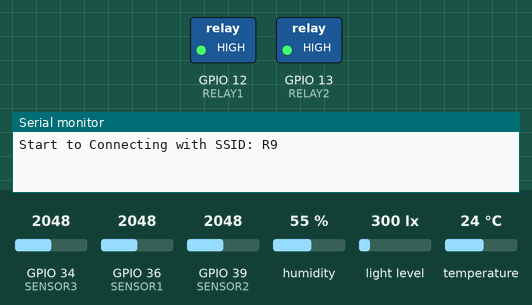
This sketch was run on a simulated ESP32. Parts: switched loads named in the sketch (green lamp = pin HIGH), the last lines printed to the serial monitor. Inputs (shaded band) come from the test bench; at power-on: GPIO 34 (SENSOR3) = 2048, GPIO 36 (SENSOR1) = 2048, GPIO 39 (SENSOR2) = 2048, humidity 55 %, light level 300 lx, temperature 24 °C. WiFi joins after 1.5 s; servers stay silent unless stated; network time is answered at once with the bench clock; the local clock reads 2024-03-15 10:24:30 at power-on unless the sketch sets it; random numbers use the default seed unless the sketch sets one.

Above: at 0.1 s.
At 5.1 s:
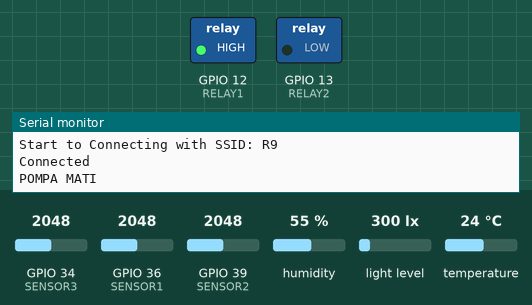
Timing chart, 0 to 6.6 s (numbered marks = the images above):
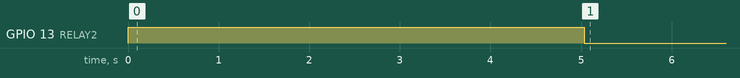

Measured:
- by itself, GPIO 13 (RELAY2): HIGH → LOW at 5.0 s

The sketch:

data.ino
```cpp
// SISTEM KONTROL DAN MONITOR THINGSPEAK WEBSITE
// CREATED BY MUHAMMAD ZIKRI

#include "WiFi.h"
#include "DHT.h"
#include "ThingSpeak.h"
#include "NTPClient.h"
#include "WiFiUdp.h"
#include "BH1750.h"
#include "Wire.h"

# // DEKLARASIKAN NTP SERVER
WiFiUDP ntpUDP;
NTPClient timeClient(ntpUDP, "id.pool.ntp.org"); // Server NTP yang digunakan

# // DEKLARASIKAN PIN OUTPUT
#define DHTPIN 4 // Deklarasikan PIN untuk DHT Sensor
#define DHTTYPE DHT22  // DHT 11 //DHT Type
#define RELAY1 12 // Deklarasikan PIN yang digunakan Untuk Relay POMPA
#define RELAY2 13 // Deklarasikan PIN yang digunakan untuk Relay LAMPU

DHT dht(DHTPIN, DHTTYPE);
WiFiClient client;
BH1750 lightMeter1;
BH1750 lightMeter2;
BH1750 lightMeter3;

// DEKLARASIKAN PIN ANALOG
int SENSOR1 = 36; // PIN ANALOG 1
int SENSOR2 = 39; // PIN ANALOG 2
int SENSOR3 = 34; // PIN ANALOG 3
int SOIL1, SOIL2,SOIL3, RATA, lux_3, NUMBER, DATA, DATA2, KALIB; // INTEGER SEMUA VARIABEL SENSOR ANALOG

// INFORMASI WIFI KONEKSI DAN THINGSPEAK
char ssid[] = "R9";    // Ganti dengan Username internet yang tersedia
char pass[] = "lancelot"; // Ganti dengan Password internet yang tersedia
unsigned long myChannelNumber = 2161485; // Channel number thingspeak
const char * myWriteAPIKey = "Y163YYUUY03Y9LML"; // Write api key thingspeak

void setup() {
  Serial.begin(115200);  // Initialize serial
  WiFi.mode(WIFI_STA);
  Wire.begin(18, 19);
  Wire1.begin(21, 22);
  lightMeter1.begin(BH1750::CONTINUOUS_HIGH_RES_MODE, 0x23, &Wire);
  lightMeter2.begin(BH1750::CONTINUOUS_HIGH_RES_MODE, 0x23, &Wire1);
//  lightMeter3.begin(BH1750::CONTINUOUS_HIGH_RES_MODE, 0x5c, &Wire1);
  pinMode(RELAY1, OUTPUT);
  pinMode(RELAY2, OUTPUT);
  digitalWrite(RELAY1, HIGH);
  digitalWrite(RELAY2, HIGH);
  timeClient.begin(); // Mulai sinkronisasi waktu dengan server NTP
  timeClient.setTimeOffset(25200); // Set offset waktu sesuai dengan timezone (7 jam dalam detik)
  dht.begin();
  ThingSpeak.begin(client);

  // KONEKSIKAN KE WIFI
  if(WiFi.status() != WL_CONNECTED){
    Serial.print("Start to Connecting with SSID: ");
    Serial.print(ssid);
    while(WiFi.status() != WL_CONNECTED){
      WiFi.begin(ssid, pass);  //Mencoba untuk menghubungkan ke internet
      delay(5000);
    }
    Serial.println("\nConnected");
    Serial.println("");
  }
}

void loop() {
  float KALIB = (7);

  timeClient.update(); // Update waktu dari server NTP
  // Dapatkan waktu saat ini dan konversikan ke format lokal
  int currentHour = timeClient.getHours() % 24; // Tambahkan modulasi 24 jam
  int currentMinute = timeClient.getMinutes();
  int currentSecond = timeClient.getSeconds();

//  float lux_1 = lightMeter1.readLightLevel();
//  float lux_2 = lightMeter2.readLightLevel();

  // SOIL MOISTURE CONDITION
  float SOIL1 = map(analogRead(SENSOR1),4095,0,0,100);
  float SOIL2 = map(analogRead(SENSOR2),4095,0,0,100);
  float SOIL3 = map(analogRead(SENSOR3),4095,0,0,100);
  float RATA = ((SOIL1 + SOIL2 + SOIL3)/3);
  float NUMBER = (random(1,5));

  // CONDITION LAMP (REKAY)

  if (currentHour >= 6) {
    digitalWrite(RELAY2, LOW);
    DATA = (1272);
    DATA2 = (1398);
//    Serial.println("LAMPU HIDUP");
  }

  if (currentHour >= 19) {
    digitalWrite(RELAY2, HIGH);
    DATA = (0);
    DATA2 = (2);
    Serial.println("Lampu Mati");
  }

  // LUX METER 3
  float lux_1 = (lightMeter1.readLightLevel() + DATA);
  float lux_2 = (lightMeter2.readLightLevel() + DATA2);
  float lux_3 = (lux_1 + NUMBER);

  // KONDISI RELAY ON OFF KOORDINASI DENGAN POMPA DAN LED
  if (RATA < 25){
  digitalWrite(RELAY1, LOW);
  Serial.println("POMPA HIDUP");}

  if (RATA > 28){
  digitalWrite(RELAY1, HIGH);
  Serial.println("POMPA MATI");}

//  float hum = dht.readHumidity();
  float hum = (dht.readHumidity() - KALIB);
  float temp = dht.readTemperature();

  // UPLOAD DATA FIELD KE THINGSPEAK SERVER DAN MIT APP CONVERTER
  ThingSpeak.setField(1, hum);
  ThingSpeak.setField(2, temp);
  ThingSpeak.setField(3, SOIL1);
  ThingSpeak.setField(4, SOIL2);
  ThingSpeak.setField(5, SOIL3);
  ThingSpeak.setField(6, lux_1);
  ThingSpeak.setField(7, lux_2);
  ThingSpeak.setField(8, lux_3 );
  int x = ThingSpeak.writeFields(myChannelNumber, myWriteAPIKey);
  if(x == 200){
    Serial.println("Success Upload Data to ThingSpeak");
  }
  else{
    Serial.println("Check Your Connection " + String(x));
  }

  Serial.print("");
  Serial.println("=====================");
  Serial.print("Jam Sekarang ");
  Serial.print(currentHour);
  Serial.print(":");
  Serial.print(currentMinute);
  Serial.print(":");
  Serial.print(currentSecond);
  Serial.println(" WIB");
  Serial.print("Kelembaban : ");
  Serial.print(hum);
  Serial.println(" %");
  Serial.print("Suhu : ");
  Serial.print(temp);
  Serial.println(" °C");
  Serial.print("Kadar Air 1 : ");
  Serial.print(SOIL1);
  Serial.println(" %");
  Serial.print("Kadar Air 2 : ");
  Serial.print(SOIL2);
  Serial.println(" %");
  Serial.print("Kadar Air 3 : ");
  Serial.print(SOIL3);
  Serial.println(" %");
  Serial.print("Rata-rata KA : ");
  Serial.print(RATA);
  Serial.println(" %");
  Serial.print("Lux Meter 1 : ");
  Serial.print(lux_1);
  Serial.println(" lux");
  Serial.print("Lux Meter 2 : ");
  Serial.print(lux_2);
  Serial.println(" lux");
  Serial.print("Lux Meter 3 : ");
  Serial.print(lux_3);
  Serial.println(" lux");
  Serial.print("=====================");
  Serial.println("");
  delay(3000); // Tunggu 15 detik untuk update lagi ke Thingspeak // FREE thingspeak akun hanya bisa upload data ke server setiap 15 detik
}
```
